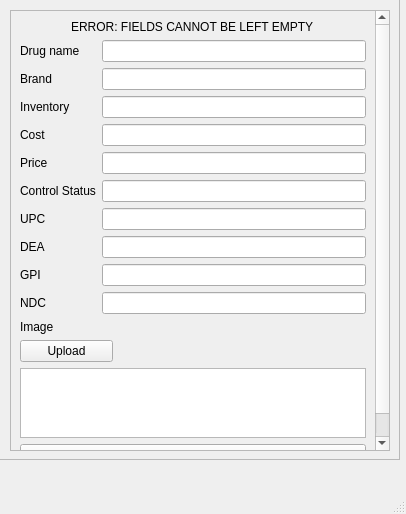
<?xml version="1.0" encoding="UTF-8"?>
<ui version="4.0">
 <class>addgrug</class>
 <widget class="QMainWindow" name="addgrug">
  <property name="geometry">
   <rect>
    <x>0</x>
    <y>0</y>
    <width>406</width>
    <height>514</height>
   </rect>
  </property>
  <property name="windowTitle">
   <string>MainWindow</string>
  </property>
  <widget class="QWidget" name="centralwidget">
   <widget class="QScrollArea" name="scrollArea">
    <property name="geometry">
     <rect>
      <x>10</x>
      <y>10</y>
      <width>380</width>
      <height>441</height>
     </rect>
    </property>
    <property name="widgetResizable">
     <bool>true</bool>
    </property>
    <widget class="QWidget" name="scrollAreaWidgetContents">
     <property name="geometry">
      <rect>
       <x>0</x>
       <y>0</y>
       <width>357</width>
       <height>517</height>
      </rect>
     </property>
     <layout class="QGridLayout" name="gridLayout_2">
      <item row="2" column="0">
       <layout class="QGridLayout" name="gridLayout">
        <item row="7" column="0">
         <widget class="QLabel" name="label_7">
          <property name="text">
           <string>UPC</string>
          </property>
         </widget>
        </item>
        <item row="6" column="1">
         <widget class="QLineEdit" name="control">
          <property name="text">
           <string/>
          </property>
         </widget>
        </item>
        <item row="6" column="0">
         <widget class="QLabel" name="label_8">
          <property name="text">
           <string>Control Status</string>
          </property>
         </widget>
        </item>
        <item row="7" column="1">
         <widget class="QLineEdit" name="upc">
          <property name="text">
           <string/>
          </property>
         </widget>
        </item>
        <item row="3" column="1">
         <widget class="QLineEdit" name="invintory">
          <property name="text">
           <string/>
          </property>
         </widget>
        </item>
        <item row="9" column="0">
         <widget class="QLabel" name="label_10">
          <property name="text">
           <string>GPI</string>
          </property>
         </widget>
        </item>
        <item row="8" column="0">
         <widget class="QLabel" name="label_9">
          <property name="text">
           <string>DEA</string>
          </property>
         </widget>
        </item>
        <item row="5" column="1">
         <widget class="QLineEdit" name="Price">
          <property name="text">
           <string/>
          </property>
         </widget>
        </item>
        <item row="2" column="1">
         <widget class="QLineEdit" name="brandname">
          <property name="text">
           <string/>
          </property>
         </widget>
        </item>
        <item row="9" column="1">
         <widget class="QLineEdit" name="gpi">
          <property name="text">
           <string/>
          </property>
         </widget>
        </item>
        <item row="8" column="1">
         <widget class="QLineEdit" name="DEA">
          <property name="text">
           <string/>
          </property>
         </widget>
        </item>
        <item row="3" column="0">
         <widget class="QLabel" name="label_2">
          <property name="text">
           <string>Inventory</string>
          </property>
         </widget>
        </item>
        <item row="10" column="1">
         <widget class="QLineEdit" name="NDC">
          <property name="text">
           <string/>
          </property>
         </widget>
        </item>
        <item row="10" column="0">
         <widget class="QLabel" name="label_11">
          <property name="text">
           <string>NDC</string>
          </property>
         </widget>
        </item>
        <item row="2" column="0">
         <widget class="QLabel" name="label_6">
          <property name="text">
           <string>Brand</string>
          </property>
         </widget>
        </item>
        <item row="5" column="0">
         <widget class="QLabel" name="label_3">
          <property name="text">
           <string>Price</string>
          </property>
         </widget>
        </item>
        <item row="1" column="0">
         <widget class="QLabel" name="label">
          <property name="text">
           <string>Drug name</string>
          </property>
         </widget>
        </item>
        <item row="4" column="0">
         <widget class="QLabel" name="label_18">
          <property name="text">
           <string>Cost</string>
          </property>
         </widget>
        </item>
        <item row="4" column="1">
         <widget class="QLineEdit" name="Cost">
          <property name="text">
           <string/>
          </property>
         </widget>
        </item>
        <item row="1" column="1">
         <widget class="QLineEdit" name="drugname">
          <property name="text">
           <string/>
          </property>
         </widget>
        </item>
       </layout>
      </item>
      <item row="4" column="0">
       <widget class="QPushButton" name="openimage">
        <property name="maximumSize">
         <size>
          <width>93</width>
          <height>16777215</height>
         </size>
        </property>
        <property name="text">
         <string>Upload</string>
        </property>
       </widget>
      </item>
      <item row="8" column="0">
       <widget class="QPushButton" name="confirm">
        <property name="text">
         <string>Confirm these changes</string>
        </property>
       </widget>
      </item>
      <item row="3" column="0">
       <widget class="QLabel" name="label_4">
        <property name="text">
         <string>Image</string>
        </property>
       </widget>
      </item>
      <item row="6" column="0">
       <widget class="QGraphicsView" name="Image"/>
      </item>
      <item row="0" column="0" alignment="Qt::AlignHCenter">
       <widget class="QLabel" name="Error">
        <property name="enabled">
         <bool>true</bool>
        </property>
        <property name="text">
         <string>ERROR: FIELDS CANNOT BE LEFT EMPTY</string>
        </property>
       </widget>
      </item>
     </layout>
    </widget>
   </widget>
   <widget class="QFrame" name="frame">
    <property name="geometry">
     <rect>
      <x>-1</x>
      <y>-1</y>
      <width>401</width>
      <height>461</height>
     </rect>
    </property>
    <property name="frameShape">
     <enum>QFrame::StyledPanel</enum>
    </property>
    <property name="frameShadow">
     <enum>QFrame::Raised</enum>
    </property>
   </widget>
   <zorder>frame</zorder>
   <zorder>scrollArea</zorder>
  </widget>
  <widget class="QMenuBar" name="menubar">
   <property name="geometry">
    <rect>
     <x>0</x>
     <y>0</y>
     <width>406</width>
     <height>26</height>
    </rect>
   </property>
  </widget>
  <widget class="QStatusBar" name="statusbar"/>
 </widget>
 <resources/>
 <connections/>
</ui>
